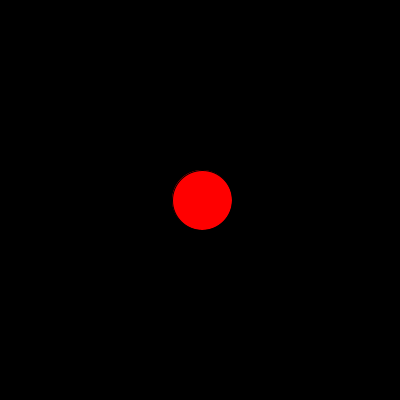
Frame 1 (no input)
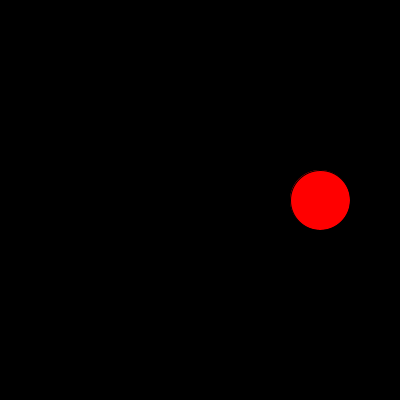
Frame 60 (the mouse pressed at the canvas centre just before this capture)
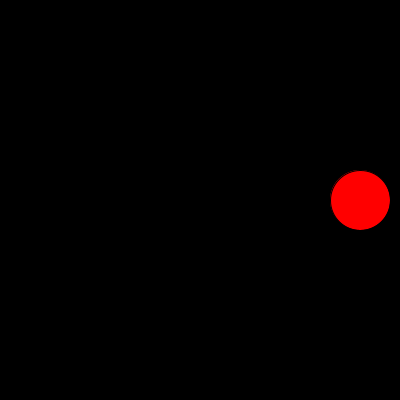
Frame 120 (the mouse held since frame 60 and released just before this capture)

The Processing sketch that drew these frames (run headless with seeded random() and noise(); from frame 60 on, the mouse is pressed at the canvas centre):

// Processing sketch: condicionales_Ejemplo1
// ── condicionales_Ejemplo1.pde

float posX;
float posY;
float tam;
int vel;

void setup(){
size(400,400);
posX=width/2;
posY=height/2;
tam=60;
vel=2;
}

void draw(){
background(0);
fill(255,0,0);
if(posX>=width || posX<=0){
 vel*=-1;
}
posX=posX+vel;

circle(posX,posY,tam);
}
